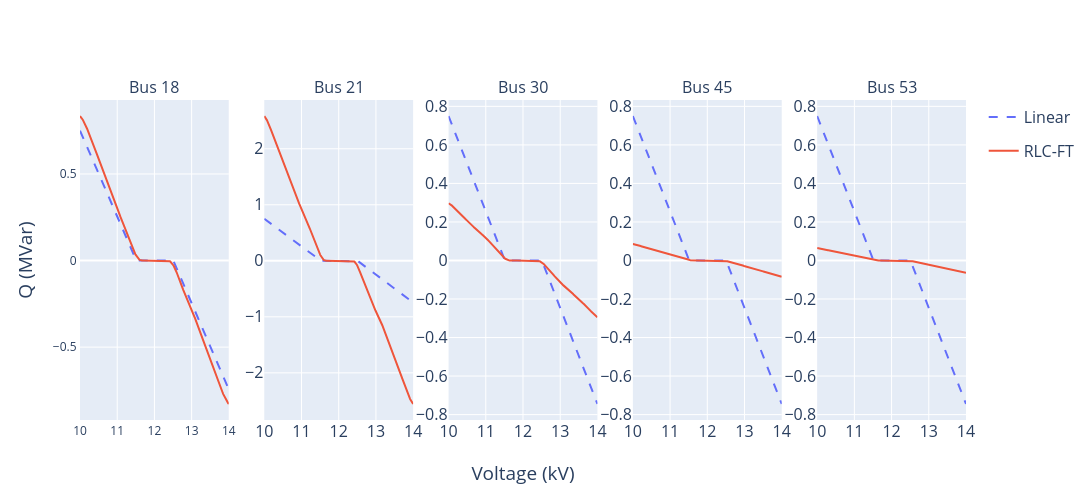

Notebook cell for this chart:
### Code cell
agent_num = 5
agent_policy_net = []
safe_agent_net = []

### load nn model parameter from saved model 
for i in range(agent_num):
    topology_net = TopologyNet(topology_dim=55, output_dim=1, hidden_dim=256)
    policy_net = FlexiblePolicyNet(env=env, topology_net=topology_net, obs_dim=1, action_dim=1, hidden_dim=2048).to(device)
    agent_policy_net.append(policy_net)

for i in range(agent_num):
    policy_net = SafePolicyNetwork(env=env, obs_dim=1, action_dim=1, hidden_dim=100).to(device)
    safe_agent_net.append(policy_net)

for i in range(agent_num):
    policy_net_dict = torch.load(os.path.join(Config.data_path,f'check_points/policy_net/2025-02-18/Step_600_Seed_12_a{i}.pth'))
    # policy_net_dict = torch.load(os.path.join(Config.data_path,f'check_points/policy_net/2025-02-18/Step_500_Seed_4_a{i}.pth'))

    agent_policy_net[i].load_state_dict(policy_net_dict)

for i in range(agent_num):
    #value_net_dict = torch.load(f'D:/Code/Python/StableRL_VoltageCtrl-main/saved_models/2023-06-19/SafeDDPG_value_Step_200_a{i}.pth')
    policy_net_dict = torch.load(f'D:/Code/Python/StableRL_VoltageCtrl-main/saved_models/stable_ddpg/policy_net_checkpoint_a{i}.pth')
    safe_agent_net[i].load_state_dict(policy_net_dict)

policy_plotly(agent_policy_net, topology)

### Figure 1 — Plotly figure (JSON) as saved in the notebook; plotly's stock layout.template omitted (floating-point values rounded to 4 significant figures; data arrays with more than 128 entries replaced by an {"elided": "..."} marker saying what was removed)
{"data": [{"legendgroup": "Linear", "line": {"color": "#636EFA", "dash": "dash"}, "mode": "lines", "name": "Linear", "showlegend": true, "type": "scatter", "x": {"elided": "400 float values"}, "xaxis": "x", "y": {"elided": "400 float values"}, "yaxis": "y"}, {"legendgroup": "RLC-FT", "line": {"color": "#EF553B"}, "mode": "lines", "name": "RLC-FT", "showlegend": true, "type": "scatter", "x": {"elided": "400 float values"}, "xaxis": "x", "y": {"elided": "400 float values"}, "yaxis": "y"}, {"legendgroup": "Linear", "line": {"color": "#636EFA", "dash": "dash"}, "mode": "lines", "name": "Linear", "showlegend": false, "type": "scatter", "x": {"elided": "400 float values"}, "xaxis": "x2", "y": {"elided": "400 float values"}, "yaxis": "y2"}, {"legendgroup": "RLC-FT", "line": {"color": "#EF553B"}, "mode": "lines", "name": "RLC-FT", "showlegend": false, "type": "scatter", "x": {"elided": "400 float values"}, "xaxis": "x2", "y": {"elided": "400 float values"}, "yaxis": "y2"}, {"legendgroup": "Linear", "line": {"color": "#636EFA", "dash": "dash"}, "mode": "lines", "name": "Linear", "showlegend": false, "type": "scatter", "x": {"elided": "400 float values"}, "xaxis": "x3", "y": {"elided": "400 float values"}, "yaxis": "y3"}, {"legendgroup": "RLC-FT", "line": {"color": "#EF553B"}, "mode": "lines", "name": "RLC-FT", "showlegend": false, "type": "scatter", "x": {"elided": "400 float values"}, "xaxis": "x3", "y": {"elided": "400 float values"}, "yaxis": "y3"}, {"legendgroup": "Linear", "line": {"color": "#636EFA", "dash": "dash"}, "mode": "lines", "name": "Linear", "showlegend": false, "type": "scatter", "x": {"elided": "400 float values"}, "xaxis": "x4", "y": {"elided": "400 float values"}, "yaxis": "y4"}, {"legendgroup": "RLC-FT", "line": {"color": "#EF553B"}, "mode": "lines", "name": "RLC-FT", "showlegend": false, "type": "scatter", "x": {"elided": "400 float values"}, "xaxis": "x4", "y": {"elided": "400 float values"}, "yaxis": "y4"}, {"legendgroup": "Linear", "line": {"color": "#636EFA", "dash": "dash"}, "mode": "lines", "name": "Linear", "showlegend": false, "type": "scatter", "x": {"elided": "400 float values"}, "xaxis": "x5", "y": {"elided": "400 float values"}, "yaxis": "y5"}, {"legendgroup": "RLC-FT", "line": {"color": "#EF553B"}, "mode": "lines", "name": "RLC-FT", "showlegend": false, "type": "scatter", "x": {"elided": "400 float values"}, "xaxis": "x5", "y": {"elided": "400 float values"}, "yaxis": "y5"}], "layout": {"annotations": [{"font": {"size": 16}, "showarrow": false, "text": "Bus 18", "x": 0.084, "xanchor": "center", "xref": "paper", "y": 1, "yanchor": "bottom", "yref": "paper"}, {"font": {"size": 16}, "showarrow": false, "text": "Bus 21", "x": 0.292, "xanchor": "center", "xref": "paper", "y": 1, "yanchor": "bottom", "yref": "paper"}, {"font": {"size": 16}, "showarrow": false, "text": "Bus 30", "x": 0.5, "xanchor": "center", "xref": "paper", "y": 1, "yanchor": "bottom", "yref": "paper"}, {"font": {"size": 16}, "showarrow": false, "text": "Bus 45", "x": 0.708, "xanchor": "center", "xref": "paper", "y": 1, "yanchor": "bottom", "yref": "paper"}, {"font": {"size": 16}, "showarrow": false, "text": "Bus 53", "x": 0.916, "xanchor": "center", "xref": "paper", "y": 1, "yanchor": "bottom", "yref": "paper"}], "font": {"size": 16}, "height": 500, "showlegend": true, "width": 1400, "xaxis": {"anchor": "y", "domain": [0, 0.168], "mirror": true, "showgrid": true, "showline": true, "tickfont": {"size": 12}}, "xaxis2": {"anchor": "y2", "domain": [0.208, 0.376]}, "xaxis3": {"anchor": "y3", "domain": [0.416, 0.584], "title": {"standoff": 25, "text": "Voltage (kV)"}}, "xaxis4": {"anchor": "y4", "domain": [0.624, 0.792]}, "xaxis5": {"anchor": "y5", "domain": [0.832, 1]}, "yaxis": {"anchor": "x", "domain": [0, 1], "mirror": true, "showgrid": true, "showline": true, "tickfont": {"size": 12}, "title": {"text": "Q (MVar)"}}, "yaxis2": {"anchor": "x2", "domain": [0, 1]}, "yaxis3": {"anchor": "x3", "domain": [0, 1]}, "yaxis4": {"anchor": "x4", "domain": [0, 1]}, "yaxis5": {"anchor": "x5", "domain": [0, 1]}}}
